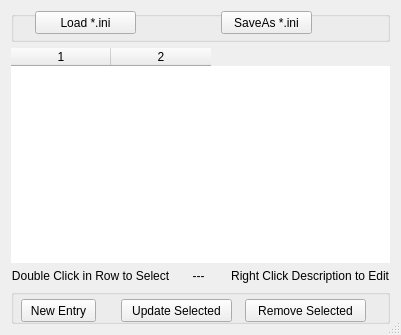
<?xml version="1.0" encoding="UTF-8"?>
<ui version="4.0">
 <class>MemDialog</class>
 <widget class="QDialog" name="MemDialog">
  <property name="geometry">
   <rect>
    <x>0</x>
    <y>0</y>
    <width>386</width>
    <height>335</height>
   </rect>
  </property>
  <property name="windowTitle">
   <string>Memory Channels</string>
  </property>
  <property name="sizeGripEnabled">
   <bool>true</bool>
  </property>
  <property name="modal">
   <bool>false</bool>
  </property>
  <layout class="QVBoxLayout" name="verticalLayout">
   <item>
    <widget class="QGroupBox" name="groupBox_2">
     <property name="enabled">
      <bool>true</bool>
     </property>
     <property name="minimumSize">
      <size>
       <width>0</width>
       <height>25</height>
      </size>
     </property>
     <property name="contextMenuPolicy">
      <enum>Qt::PreventContextMenu</enum>
     </property>
     <property name="title">
      <string/>
     </property>
     <property name="flat">
      <bool>false</bool>
     </property>
     <widget class="QPushButton" name="pushButtonLoad">
      <property name="geometry">
       <rect>
        <x>24</x>
        <y>0</y>
        <width>101</width>
        <height>23</height>
       </rect>
      </property>
      <property name="focusPolicy">
       <enum>Qt::NoFocus</enum>
      </property>
      <property name="text">
       <string>Load *.ini</string>
      </property>
      <property name="checkable">
       <bool>false</bool>
      </property>
     </widget>
     <widget class="QPushButton" name="pushButtonSave">
      <property name="geometry">
       <rect>
        <x>210</x>
        <y>0</y>
        <width>91</width>
        <height>23</height>
       </rect>
      </property>
      <property name="focusPolicy">
       <enum>Qt::NoFocus</enum>
      </property>
      <property name="text">
       <string>SaveAs *.ini</string>
      </property>
     </widget>
    </widget>
   </item>
   <item>
    <widget class="QTableWidget" name="tableWidgetMem">
     <property name="frameShape">
      <enum>QFrame::NoFrame</enum>
     </property>
     <property name="frameShadow">
      <enum>QFrame::Plain</enum>
     </property>
     <property name="columnCount">
      <number>2</number>
     </property>
     <column/>
     <column/>
    </widget>
   </item>
   <item>
    <widget class="QLabel" name="label_1">
     <property name="text">
      <string>Double Click in Row to Select       ---        Right Click Description to Edit</string>
     </property>
     <property name="alignment">
      <set>Qt::AlignCenter</set>
     </property>
    </widget>
   </item>
   <item>
    <widget class="QGroupBox" name="groupBox">
     <property name="minimumSize">
      <size>
       <width>0</width>
       <height>35</height>
      </size>
     </property>
     <property name="title">
      <string/>
     </property>
     <widget class="QPushButton" name="pushButtonNew">
      <property name="geometry">
       <rect>
        <x>10</x>
        <y>10</y>
        <width>75</width>
        <height>23</height>
       </rect>
      </property>
      <property name="focusPolicy">
       <enum>Qt::NoFocus</enum>
      </property>
      <property name="text">
       <string>New Entry</string>
      </property>
     </widget>
     <widget class="QPushButton" name="pushButtonDelete">
      <property name="geometry">
       <rect>
        <x>234</x>
        <y>10</y>
        <width>121</width>
        <height>23</height>
       </rect>
      </property>
      <property name="focusPolicy">
       <enum>Qt::NoFocus</enum>
      </property>
      <property name="text">
       <string>Remove Selected</string>
      </property>
     </widget>
     <widget class="QPushButton" name="pushButtonUpdate">
      <property name="geometry">
       <rect>
        <x>110</x>
        <y>10</y>
        <width>111</width>
        <height>23</height>
       </rect>
      </property>
      <property name="focusPolicy">
       <enum>Qt::NoFocus</enum>
      </property>
      <property name="text">
       <string>Update Selected</string>
      </property>
     </widget>
    </widget>
   </item>
  </layout>
  <zorder>tableWidgetMem</zorder>
  <zorder>groupBox</zorder>
  <zorder>label_1</zorder>
  <zorder>groupBox_2</zorder>
 </widget>
 <resources/>
 <connections>
  <connection>
   <sender>pushButtonNew</sender>
   <signal>clicked()</signal>
   <receiver>MemDialog</receiver>
   <slot>OnNewItem()</slot>
   <hints>
    <hint type="sourcelabel">
     <x>93</x>
     <y>319</y>
    </hint>
    <hint type="destinationlabel">
     <x>9</x>
     <y>299</y>
    </hint>
   </hints>
  </connection>
  <connection>
   <sender>tableWidgetMem</sender>
   <signal>itemDoubleClicked(QTableWidgetItem*)</signal>
   <receiver>MemDialog</receiver>
   <slot>OnItemDoubleClicked(QTableWidgetItem*)</slot>
   <hints>
    <hint type="sourcelabel">
     <x>361</x>
     <y>245</y>
    </hint>
    <hint type="destinationlabel">
     <x>385</x>
     <y>299</y>
    </hint>
   </hints>
  </connection>
  <connection>
   <sender>pushButtonUpdate</sender>
   <signal>clicked()</signal>
   <receiver>MemDialog</receiver>
   <slot>OnUpdateSelected()</slot>
   <hints>
    <hint type="sourcelabel">
     <x>192</x>
     <y>319</y>
    </hint>
    <hint type="destinationlabel">
     <x>6</x>
     <y>299</y>
    </hint>
   </hints>
  </connection>
  <connection>
   <sender>tableWidgetMem</sender>
   <signal>cellChanged(int,int)</signal>
   <receiver>MemDialog</receiver>
   <slot>OnCellChanged(int,int)</slot>
   <hints>
    <hint type="sourcelabel">
     <x>22</x>
     <y>230</y>
    </hint>
    <hint type="destinationlabel">
     <x>7</x>
     <y>235</y>
    </hint>
   </hints>
  </connection>
  <connection>
   <sender>pushButtonLoad</sender>
   <signal>clicked()</signal>
   <receiver>MemDialog</receiver>
   <slot>OnLoadFileSelect()</slot>
   <hints>
    <hint type="sourcelabel">
     <x>108</x>
     <y>15</y>
    </hint>
    <hint type="destinationlabel">
     <x>3</x>
     <y>46</y>
    </hint>
   </hints>
  </connection>
  <connection>
   <sender>pushButtonSave</sender>
   <signal>clicked()</signal>
   <receiver>MemDialog</receiver>
   <slot>OnSaveAsFileSelect()</slot>
   <hints>
    <hint type="sourcelabel">
     <x>272</x>
     <y>19</y>
    </hint>
    <hint type="destinationlabel">
     <x>384</x>
     <y>66</y>
    </hint>
   </hints>
  </connection>
  <connection>
   <sender>pushButtonDelete</sender>
   <signal>clicked()</signal>
   <receiver>MemDialog</receiver>
   <slot>OnRemoveSelected()</slot>
   <hints>
    <hint type="sourcelabel">
     <x>306</x>
     <y>307</y>
    </hint>
    <hint type="destinationlabel">
     <x>353</x>
     <y>290</y>
    </hint>
   </hints>
  </connection>
 </connections>
 <slots>
  <slot>OnNewItem()</slot>
  <slot>OnItemDoubleClicked(QTableWidgetItem*)</slot>
  <slot>OnUpdateSelected()</slot>
  <slot>OnRemoveSelected()</slot>
  <slot>OnLoadFileSelect()</slot>
  <slot>OnCellChanged(int,int)</slot>
  <slot>OnSaveAsFileSelect()</slot>
 </slots>
</ui>
